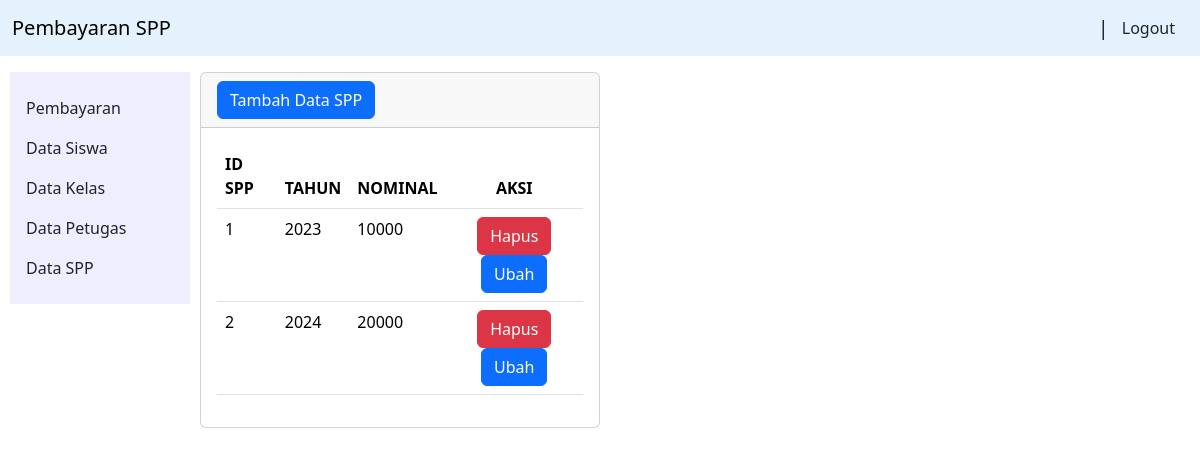
The app's page /spp/index.php with its own data.
### tables this page shows
CREATE TABLE spp (
  id_spp INTEGER NOT NULL AUTO_INCREMENT PRIMARY KEY,
  tahun YEAR NOT NULL,
  nominal INTEGER
);

### spp/index.php (the view, shortened to what this page needs)
<?php
require_once '../layout/header.php';
?>
    <?php
    require_once '../helper/db.php';
    $sql = "SELECT * FROM spp";
    $result = mysqli_query($db, $sql);
    $data_spp = mysqli_fetch_all($result, MYSQLI_ASSOC);
    ?>
    <div class="card" style="width: 40%;">
        <div class="card-header">
            <a href="tambah.php" class="btn btn-primary">Tambah Data SPP</a>
        </div>
        <div class="card-body">
            <table class="table">
                <thead>
                    <tr>
                        <th>ID SPP</th>
                        <th>TAHUN</th>
                        <th>NOMINAL</th>
                        <th class="text-center">AKSI</th>
                    </tr>
                </thead>
                <tbody>
                    <?php foreach ($data_spp as $spp) { ?>
                        <tr>
                            <td><?= $spp['id_spp'] ?></td>
                            <td><?= $spp['tahun'] ?></td>
                            <td><?= $spp['nominal'] ?></td>
                            <td class="text-center">
                                <a onclick="return confirm('Hapus data SPP ini?')" href="hapus.php?id_spp=<?= $spp['id_spp'] ?>" class="btn btn-danger">Hapus</a>
                                <a href="ubah.php?id_spp=<?= $spp['id_spp'] ?>" class="btn btn-primary">Ubah</a>
                            </td>
                        </tr>
                    <?php } ?>
                </tbody>
            </table>
        </div>
    </div>
</body>
</html>

### records on screen
spp: id_spp "1", tahun "2023", nominal "10000"
spp: id_spp "2", tahun "2024", nominal "20000"
